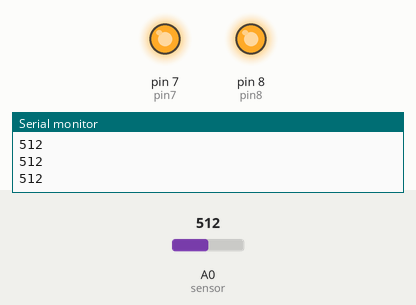
The sketch below on a simulated Arduino Uno, built with avr-gcc and run on an emulated ATmega328P. Shown: output pins drawn as LEDs (lit = HIGH), the last lines printed to the serial monitor. The test bench sets the inputs (shaded band); at power-on: A0 (sensor) = 512.

Above: at 1.2 s.
1.3 s: A0 (sensor) set to 369
2.8 s: A0 (sensor) set to 332
At 3.4 s:
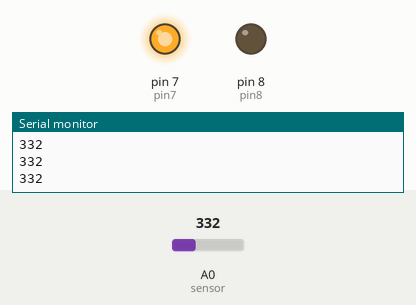
4.3 s: A0 (sensor) set to 360
At 5.5 s:
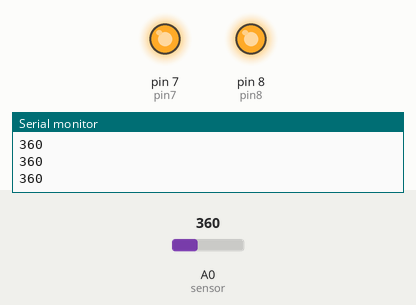
5.8 s: A0 (sensor) set to 340
At 6.9 s:
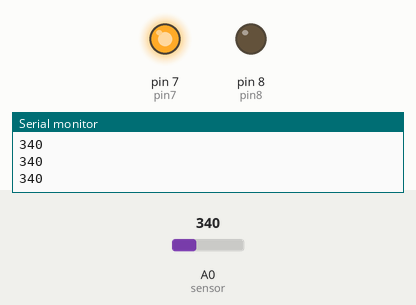
Timing chart, 0 to 8.3 s (numbered marks = the images above; inputs shaded):
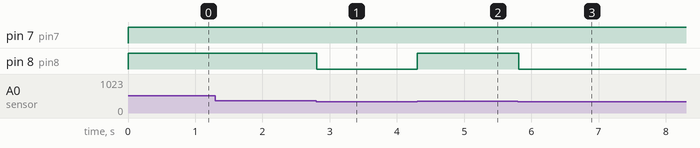

Measured:
- the behaviour switches between 351 and 350 on A0 (sensor) (found by bisection; images 0 and 1)
- after the input at 2.8 s, pin 8 (pin8): HIGH → LOW at once
- after the input at 4.3 s, pin 8 (pin8): LOW → HIGH at once
- after the input at 5.8 s, pin 8 (pin8): HIGH → LOW at once

The sketch:

SmokeDetector.ino
```cpp
// Digital pin 8 will call 'pin8'
int pin8 = 8;
// pin 7 will provide a constant 5V
int pin7 =7;
// A0 will call 'sensor'
int sensor = A0;
// Initial sensorValue 0
int sensorValue = 0;

// The setup routine runs once when you press reset
void setup() {
  pinMode(pin7, OUTPUT);
  // Initialize the digital pin 8 as an output
  pinMode(pin8, OUTPUT);
  Serial.begin(9600);
}
void loop() {
  // Providing the 5V
  digitalWrite(pin7, HIGH);
  // Read the input on A0
  sensorValue = analogRead(sensor);
  // Print the value from Sensor
  Serial.println(sensorValue, DEC);
  if (sensorValue > 350) {
    // the LED will turn on
    digitalWrite(pin8, HIGH);
  }
  else {
    // the LED will turn off
    digitalWrite(pin8, LOW);
  }
}
```
